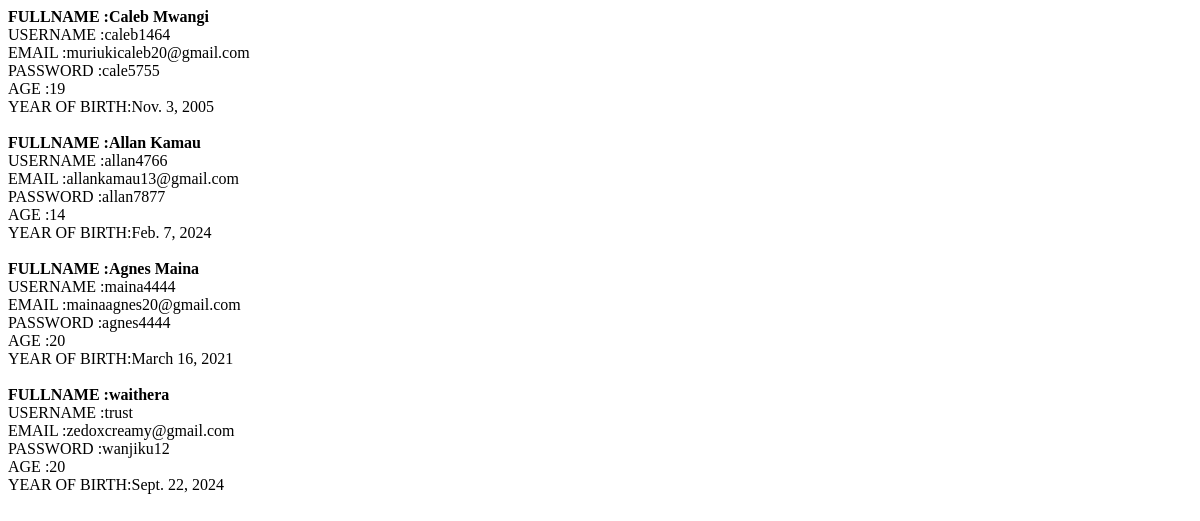
Page /value/ on the earlier database version.
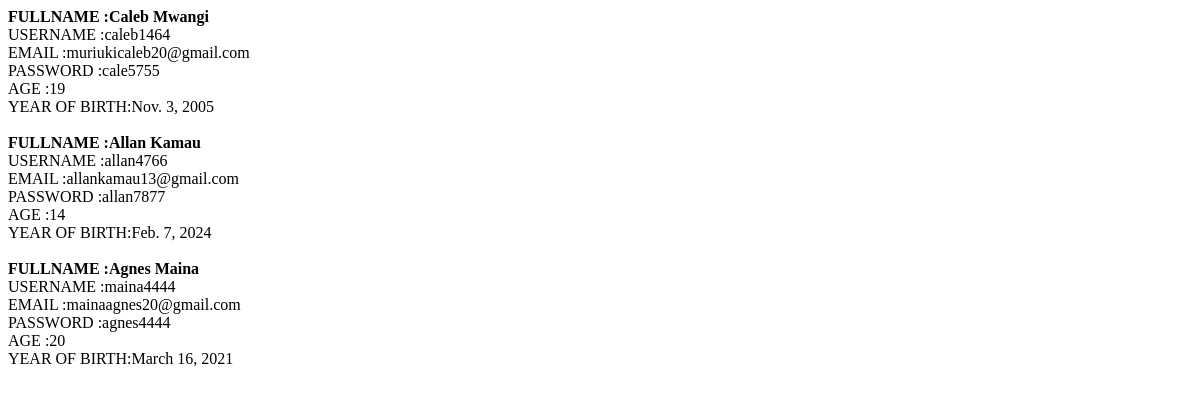
Same page on the later database version.
### Hospitalapp/models.py (models this page shows, shortened)
class Users(models.Model):
    fullname = models.CharField(max_length=200)
    username = models.CharField(max_length=100)
    email = models.EmailField()
    password = models.CharField(max_length=30)
    age = models.IntegerField(null=True)
    YearOfBirth = models.DateField(null=True)

### Hospitalapp/views.py (the view)
# urls.py: path('value/', views.value, name='value'),
def value(request):
    value = Users.objects.all()
    return render(request, 'value.html', {'value': value})

### templates/value.html (shortened to what this page needs)
<!doctype html>
<html lang="en">
<head>
</head>
<body>
{% for Users in value %}
<b> FULLNAME :{{ Users.fullname }} </b><br>
USERNAME :{{ Users.username }} <br>
EMAIL :{{ Users.email }} <br>
PASSWORD :{{ Users.password }} <br>
AGE :{{ Users.age }} <br>
YEAR OF BIRTH:{{ Users.YearOfBirth }} <br><br>
{% endfor %}
</body>
</html>

Differences in the rows shown:
removed Users: fullname "waithera", username "trust", email "zedoxcreamy@gmail.com", password "wanjiku12", age "20", YearOfBirth "Sept. 22, 2024"
